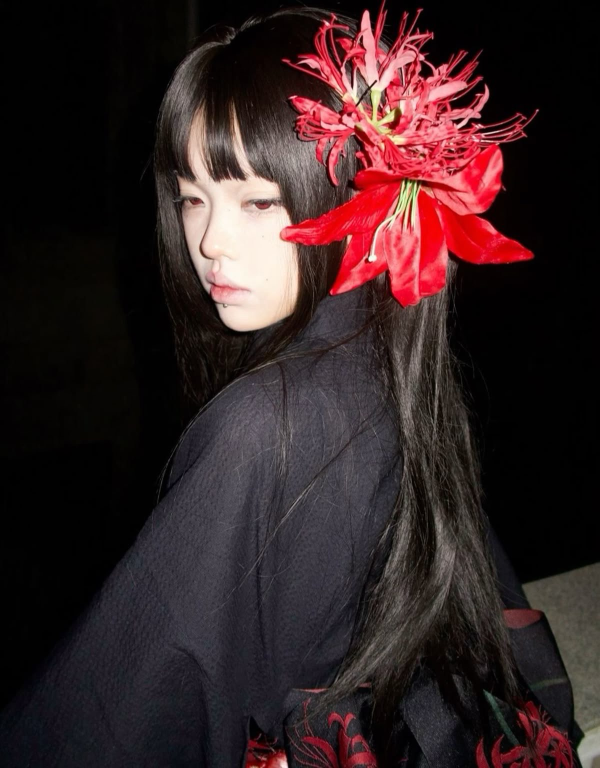
#> input picture kiww.jpg, 1200 x 1536 px, found by its file name (shown at 1/2 size)
$ python crop.py
#> lines starting #> are read from the running program, lines starting #| are printed output that depends on the picture
import cv2

# baca gambar
img = cv2.imread('kiww.jpg')
#> img is the input picture: shape (1536, 1200, 3); mean B, G, R 35.8, 34.4, 51.9
# tampilkan gambar asli
print("gambar asli:", img.shape) # (tinggi, lebar, channel)
#| gambar asli: (1536, 1200, 3)
# crop gambar
crop = img[100:700, 200:700]
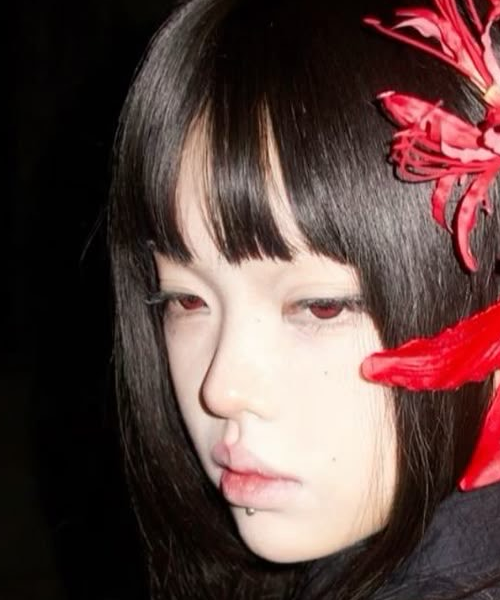
#> crop: shape (600, 500, 3); mean B, G, R 65.4, 68.6, 93

# tampilkan gambar hasil
cv2.imshow("Asli", img)
cv2.imshow("Crop", crop)
cv2.imwrite("wajah_crop.jpg", crop)
cv2.waitKey(0)
cv2.destroyAllWindows()
